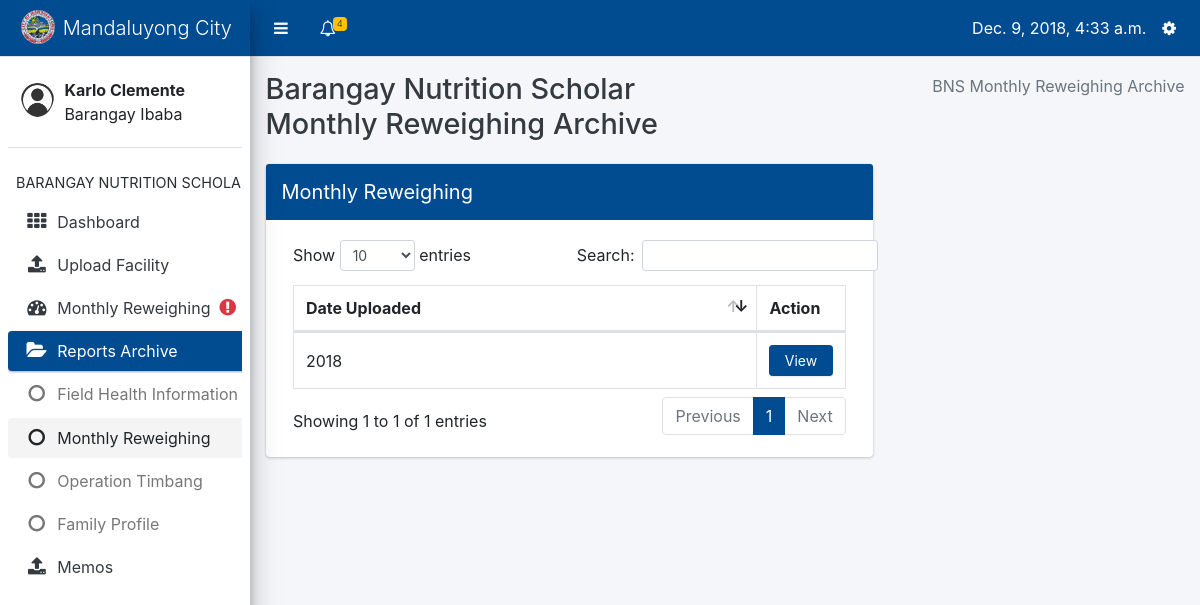
Page /data-input/bns/monthly_reweighing/list (signed in) on the committed database.
### core/models.py (models this page shows, shortened)
class Profile(models.Model):
    user = models.OneToOneField(User, on_delete=models.CASCADE, related_name='profile')
    barangay = models.ForeignKey(Barangay, on_delete=models.CASCADE, null=True, blank=True)
    USER_TYPES = (
        ('Barangay Nutrition Scholar', 'Barangay Nutrition Scholar'),
        ('Nutritionist', 'Nutritionist'),
        ('Nutrition Program Coordinator', 'Nutrition Program Coordinator')
    )
    user_type = models.CharField(max_length=40, choices=USER_TYPES)

### datainput/models.py (models this page shows, shortened)
class Barangay(models.Model):
    name = models.CharField(max_length=100)
    @property
    def has_reweighed(self):
        patients = Patient.objects.filter(barangay=self)
        if patients.count() == 0:
            return False
        for patient in patients:
            try:
                mr = MonthlyReweighing.objects.get(patient=patient, date__month=datetime.now().month)
            except MonthlyReweighing.DoesNotExist:
                return False
        return True

### datainput/views.py (the view)
# urls.py: path('bns/monthly_reweighing/list', views.monthly_reweighing_list, name='monthly_reweighing_list'),
@login_required
def monthly_reweighing_list(request):
    barangay = Profile.objects.get(user=request.user).barangay
    families = Patient.objects.values('date_created').annotate(dcount=Count('date_created'))
    mr = Patient.objects.dates("date_created", "year")
    profile = Profile.objects.get(user=request.user)
    active = 'mr'
    context = {
        'active': active,
        'profile': profile,
        'barangay': barangay,
        'families': families,
        'mr': mr
    }
    return render(request, 'datainput/monthly_reweighing_list.html', context)

### core/context_processors.py (called while the page is built)
def get_user_type(request):
    if request.user.is_anonymous:
        return {
            'user_type': None
        }
    return {
        'user_type': Profile.objects.get(user=request.user).user_type
    }

def get_notifications(request):
    if not request.user.is_anonymous:
        notifications = Notification.objects.filter(profile_to=Profile.objects.get(user=request.user)).order_by('-date')
        return {
            'notifications': notifications
        }
    return {
        'notifications': None
    }

def get_unread_notifications(request):
    if not request.user.is_anonymous:
        unread_count = Notification.objects.filter(profile_to=Profile.objects.get(user=request.user), is_read=False)
        return {
            'unread_count': unread_count.count()
        }
    return {
        'unread_count': None
    }

def today(request):
    return {
        'today': datetime.now()
    }

def year_now(request):
    return {
        'year_present': datetime.now().year
    }

def profile(request):
    if request.user.is_anonymous:
        return {
            'profile': None
        }
    return {
        'profile': Profile.objects.get(user=request.user)
    }

### datainput/templates/datainput/monthly_reweighing_list.html (shortened to what this page needs)
{% extends 'core/bns-layout.html' %}
{% block content %}
<div class="content-wrapper" style="min-height: 620px; height: auto; margin-top: 57px;">
    <div class="content-header">
        <div class="container-fluid">
            <div class="row mb-2">
                    <div class="col-sm-6">
                        <h1 class="m-0 text-dark">Barangay Nutrition Scholar Monthly Reweighing{% if active == 'mr' %} Archive{% endif %}</h1>
                    </div>
                <div class="col-sm-6">
                    <ol class="breadcrumb float-sm-right">
                        <li class="breadcrumb-item active">BNS Monthly Reweighing{% if active == 'mr' %} Archive{% endif %}</li>
                    </ol>
                </div>
            </div>
        </div>
    </div>
    <section class="content">
        <div class="container-fluid">
            <div class="row">
                <div class="col-8">
                    <div class="card card-primary">
                        <div class="card-header d-flex p-0">
                            <h3 class="card-title p-3">Monthly Reweighing</h3>
                        </div>
                        <div class="card-body">
                                <div>
                                    <table id="monthlyreweighing_list" class="table table-bordered table-hover dataTable">
                                        <thead>
                                        <tr>
                                            <th>Date Uploaded</th>
                                            <th style="width: 16%;">Action</th>
                                        </tr>
                                        </thead>
                                        <tbody>
                                        {% for m in mr %}
                                            <tr>
                                                <td style="vertical-align: middle;">
                                                     {{ m.year }}
                                                </td>
                                               <td>
                                                   <a class="btn btn-primary btn-sm col-12" href="{% url 'datainput:display_monthly' m.year %}">View</a>
                                               </td>
                                            </tr>
                                        {% endfor %}
                                        </tbody>
                                    </table>
                                </div>
                        </div>
                    </div>
                </div>
            </div>
        </div>
    </section>
</div>
{% endblock %}

### core/templates/core/bns-layout.html (shortened to what this page needs)
{% load static %}
<html>
    <head>
        <link rel="stylesheet" type="text/css" href="{% static 'core/plugins/bootstrap/css/bootstrap.css' %}">
        <link rel="stylesheet" type="text/css" href="{% static 'core/plugins/css/adminlte.css' %}">
        <link rel="stylesheet" type="text/css" href="{% static 'core/plugins/datatables/dataTables.bootstrap4.css' %}">
        <link rel="stylesheet" type="text/css" href="{% static 'core/plugins/font-awesome/css/font-awesome.css' %}">
    </head>
    <body class="sidebar-mini">
        <div class="wrapper">
            <nav class="main-header navbar navbar-expand border-bottom navbar-light bg-primary" style="position: fixed; right: 0; left: 0;">
                <ul class="navbar-nav">
                    <li class="nav-item">
                        <a class="nav-link" data-widget="pushmenu" href="#" style="padding-top: 12px;"><i class="fa fa-bars"></i></a>
                    </li>
                    <li class="nav-item dropdown">
                        <a class="nav-link" data-toggle="dropdown" href="#" aria-expanded="false" style="padding-top: 12px;">
                            <i class="fa fa-bell-o"></i>
                            {% if unread_count > 0 %}
                                <span class="badge badge-warning navbar-badge">
                                {{ unread_count }}</span>
                            {% endif %}
                        </a>
                    </li>
                </ul>
                <ul class="navbar-nav ml-auto">
                    <li class="nav-item mt-2">
                        {{ today }}
                    </li>
                    <li class="nav-item dropdown">
                        <a class="nav-link" data-toggle="dropdown" href="#" aria-expanded="true" style="padding-top: 12px;">
                            <i class="fa fa-cog"></i>
                        </a>
                    </li>
                </ul>
            </nav>
            <aside class="main-sidebar elevation-4 sidebar-light-primary" style="min-height: 620px;">
                <div class="brand-link bg-primary">
                    <img src="{% static 'core/images/com.png' %}" class="brand-image img-circle" style="opacity: .8">
                    <span class="brand-text font-weight-light">Mandaluyong City</span>
                </div>
                <div class="sidebar">
                    <div class="user-panel mt-3 pb-3 mb-3 d-flex">
                        <div class="image">
                            <img src="{% static 'core/images/usr.png' %}" class="img-circle" alt="User Image" style="padding-top: 10px">
                        </div>
                        <div class="info">
                            <div class="d-block"><b>{{ profile.user.first_name }} {{ profile.user.last_name }}</b><br>{{ profile.barangay.name }}</div>
                        </div>
                    </div>
                    <nav class="mt-2">
                        <ul class="nav nav-pills nav-sidebar flex-column" data-widget="treeview" role="menu" data-accordion="false">
                            <li class="nav-header">BARANGAY NUTRITION SCHOLAR</li>
                            <li class="nav-item">
                                <a class="nav-link {% if active == 'db' %}active{% endif %}" href="{% url 'core:bns_dashboard' %}">
                                    <i class="nav-icon fa fa-th"></i>
                                    <p>Dashboard</p>
                                </a>
                            </li>
                            <li class="nav-item">
                                <a href="{% url 'core:bns-index' %}" class="nav-link {% if active == 'uf' %}active{% endif %}">
                                    <i class="nav-icon fa fa-upload"></i>
                                    <p>Upload Facility</p>
                                </a>
                            </li>
                            <li class="nav-item">
                                <a href="{% url 'datainput:latest_monthly_reweighing_index' %}" class="nav-link {% if active == 'mw' %}active{% endif %}">
                                    <i class="nav-icon fa fa-dashboard"></i>
                                    <p>Monthly Reweighing</p>
                                    {% if not profile.barangay.has_reweighed %}
                                        <i class="text-danger nav-icon fa fa-exclamation-circle"></i>
                                    {% endif %}
                                </a>
                            </li>
                            <li class="nav-item has-treeview {% if active == 'fh' or active == 'mr' or active == 'ot' or active == 'fp' %}menu-open{% endif %}">
                            <a href="#" class="nav-link {% if active == 'fh' or active == 'mr' or active == 'ot' or active == 'fp' %}active{% endif %}">
                              <i class="nav-icon fa fa-folder-open"></i>
                              <p>
                                Reports Archive
                              </p>
                            </a>
                            <ul class="nav nav-treeview">
                              <li class="nav-item">
                                <a  href="{% url 'datainput:show_fhsis_list' %}" class="nav-link {% if active == 'fh' %}active{% endif %}">
                                  <i class="fa fa-circle-o nav-icon"></i>
                                  <p>Field Health Information System</p>
                                </a>
                              </li>
                              <li class="nav-item">
                                <a href="{% url 'datainput:monthly_reweighing_list' %}" class="nav-link {% if active == 'mr' %}active{% endif %}">
                                  <i class="fa fa-circle-o nav-icon"></i>
                                  <p>Monthly Reweighing</p>
                                </a>
                              </li>
                              <li class="nav-item">
                                <a href="{% url 'datainput:show_opt_list' %}" class="test nav-link {% if active == 'ot' %}active{% endif %}">
                                  <i class="fa fa-circle-o nav-icon"></i>
                                  <p>Operation Timbang</p>
                                </a>
                              </li>
                                <li class="nav-item">
                                <a href="{% url 'datainput:family_profiles' %}" class="test nav-link {% if active == 'fp' %}active{% endif %}">
                                  <i class="fa fa-circle-o nav-icon"></i>
                                  <p>Family Profile</p>
                                </a>
                              </li>
                            </ul>
                            </li>
                            <li class="nav-item">
                                <a href="{% url 'core:memos' %}" class="nav-link {% if active == 'mm' %}active{% endif %}">
                                    <i class="nav-icon fa fa-upload"></i>
                                    <p>Memos</p>
                                </a>
                            </li>
                        </ul>
                    </nav>
                </div>
            </aside>
            {% block content %}
            {% endblock %}
        </div>
    </body>
</html>

### rows in the picture
Profile: user.first_name "Karlo", user.last_name "Clemente", barangay.name "Barangay Ibaba"

### other values in the picture
{{ unread_count }} "4"
{{ m.year }} "2018"
